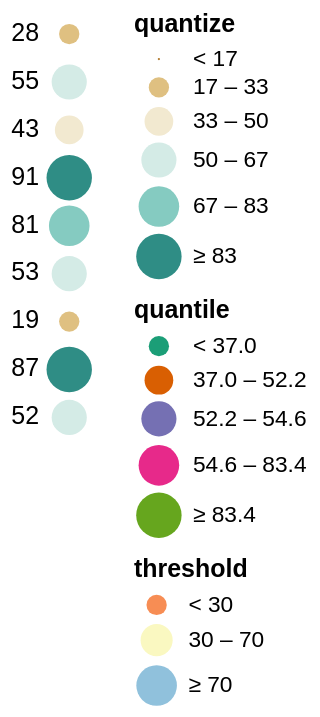

The Vega-Lite source for this figure:
### Vega specification from a JSON file in a GitHub repository (floating-point values rounded to 4 significant figures)
{"$schema": "https://vega.github.io/schema/vega/v3.0.json", "padding": 5, "autosize": "pad", "signals": [{"name": "width", "update": "data('layout')[0].width"}, {"name": "height", "update": "data('layout')[0].height"}], "data": [{"name": "source", "values": [{"a": "A", "b": 28}, {"a": "B", "b": 55}, {"a": "C", "b": 43}, {"a": "D", "b": 91}, {"a": "E", "b": 81}, {"a": "F", "b": 53}, {"a": "G", "b": 19}, {"a": "H", "b": 87}, {"a": "I", "b": 52}], "format": {"type": "json", "parse": {"b": "number"}}}, {"name": "layout", "values": [{}], "transform": [{"type": "formula", "as": "width", "expr": "21"}, {"type": "formula", "as": "height", "expr": "21"}]}], "marks": [{"name": "main", "type": "group", "from": {"data": "layout"}, "encode": {"update": {"width": {"field": "width"}, "height": {"field": "height"}}}, "marks": [{"name": "marks", "type": "symbol", "from": {"data": "source"}, "encode": {"update": {"x": {"value": 10.5}, "y": {"scale": "yscale", "field": "a"}, "size": {"scale": "quantize", "field": "b"}, "fill": {"scale": "colorQuantize", "field": "b"}, "strokeWidth": {"value": 1.5}}}}, {"type": "text", "from": {"data": "source"}, "encode": {"update": {"x": {"value": -15}, "y": {"scale": "yscale", "field": "a"}, "text": {"field": "b"}, "baseline": {"value": "middle"}}}}], "scales": [{"name": "quantize", "type": "quantize", "range": [1, 80, 160, 240, 320, 400], "domain": {"data": "source", "field": "b"}, "zero": true, "nice": true}, {"name": "colorQuantize", "type": "quantize", "range": {"scheme": "brownbluegreen", "count": 6}, "domain": {"data": "source", "field": "b"}, "zero": true, "nice": true}, {"name": "quantile", "type": "quantile", "range": [80, 160, 240, 320, 400], "domain": {"data": "source", "field": "b"}}, {"name": "colorQuantile", "type": "quantile", "range": {"scheme": "dark2", "count": 5}, "domain": {"data": "source", "field": "b"}}, {"name": "threshold", "type": "threshold", "range": [80, 200, 320], "domain": [30, 70]}, {"name": "colorThreshold", "type": "threshold", "range": {"scheme": "redyellowblue"}, "domain": [30, 70]}, {"name": "yscale", "type": "band", "range": [10, 200], "domain": {"data": "source", "field": "a"}}], "legends": [{"size": "quantize", "fill": "colorQuantize", "title": "quantize"}, {"size": "quantile", "fill": "colorQuantile", "title": "quantile"}, {"size": "threshold", "fill": "colorThreshold", "title": "threshold"}]}]}
